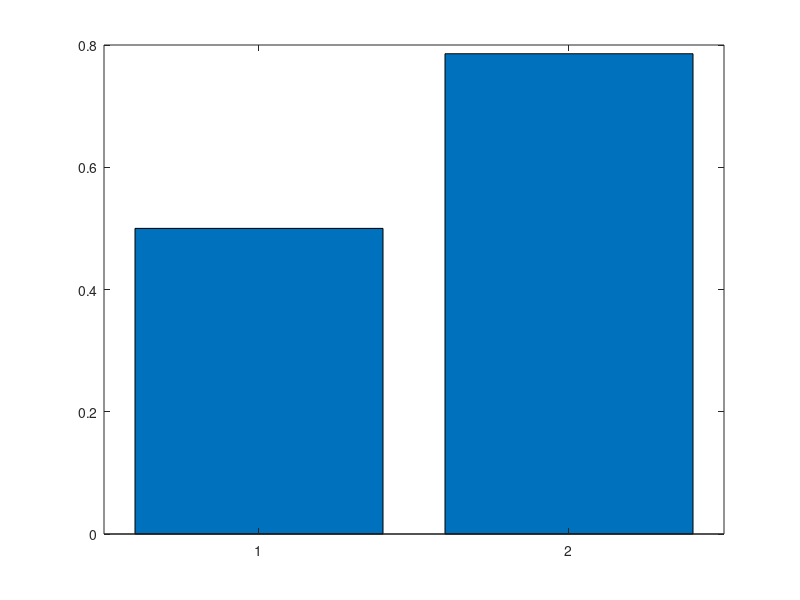

MATLAB code for this plot: (Note: this script raises an error after producing the figure.)
hfig = figure;

% hbar = bar([3.5, 5.5, 0] / 7);
hbar = bar([3.5, 5.5] / 7);

hax = gca;

% hax.XTickLabels = {'test_a (dbs-on)','test_b (dbs-off)','novel (not pretested)'}
hax.XTickLabels = {'test_a (dbs-on)','test_b (dbs-off)'}


% ylabel('n syllables correct during pretest')
ylabel('prop syllables correct during pretest')